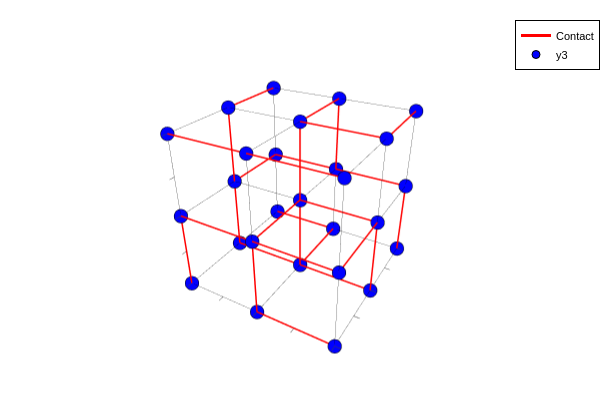
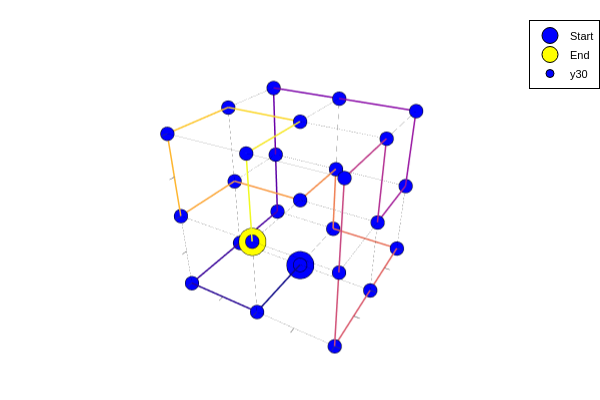

Notebook source saved alongside these figures, in order:
### Code cell
using .Visualization: contact_map, plot_cube_ctc_map, x, y, z, lx, ly, lz, plot_cube_path

println("Contact map for the first path:")
liste_contact = contact_map(PATHS[75005])
display(plot_cube_ctc_map(x, y, z, lx, ly, lz, liste_contact))

println("Path visualization for the 75005:")
display(plot_cube_path(x, y, z, lx, ly, lz, PATHS[75005]))
